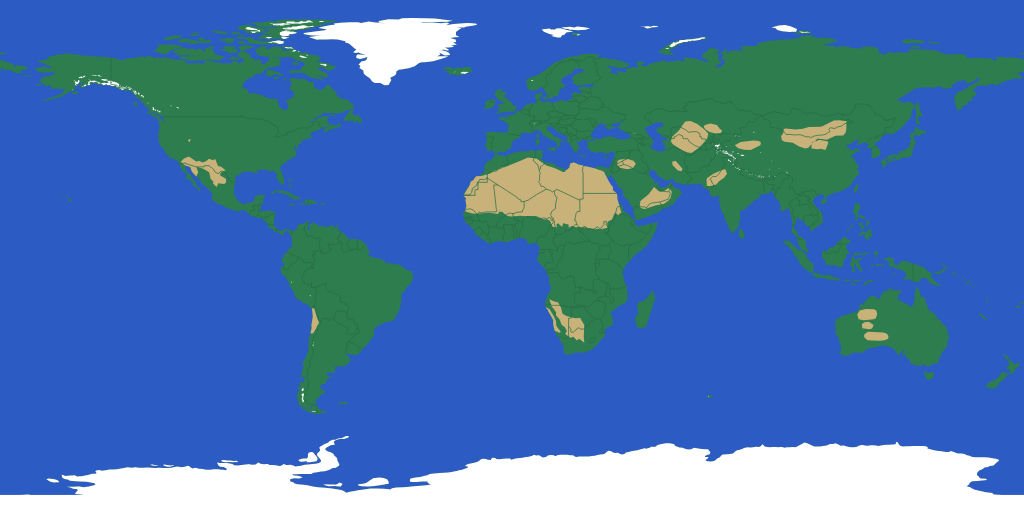
#> input picture apps/mobile/assets/earth-1024.png, 1024 x 512 px, given in place of land.png, which was not available; the run also reads 1 picture not shown here
$ python bake-sdf.py
#> lines starting #> are read from the running program, lines starting #| are printed output that depends on the picture; after the words box and inside, x2 and y2 are one past the last pixel; in counts of white or black regions, pixels touching at a corner belong together; pictures that were not available may be replaced by others from this repository, and a replacement may not be noted
"""Turns the masks from bake-earth.ts into the globe's distance-field images.

earth-sdf.png (4096x2048, RGB): land, desert and ice as signed distances to
their edges, 128 on the edge, brighter inside, 16 levels per texel, out to
8 texels either side. earth-borders.png (4096x2048, RGB): R is the distance
to the nearest country border's centre line, 64 levels per texel, out to 4
texels; G is the same distance signed by which side of the line the texel is
on, 128 on the line, 32 levels per texel. Plain distances form a V across a
line, which blends between texels into a line that fades when magnified; the
signed one crosses zero exactly on the line, so the shader uses it up close.
Area distances are measured on the 8192-wide masks; border distances exactly,
from points every 1/20 texel along the lines. Both wrap across the 180th
meridian.
"""
import json

import numpy as np
from PIL import Image
from scipy.ndimage import distance_transform_edt
from scipy.spatial import cKDTree

PAD = 128  # columns copied from the other side, so distances wrap at 180°


def mask(name):
#> called with name = 'land'
    m = np.asarray(Image.open(f"scripts/.masks/{name}.png").convert("L")) > 127
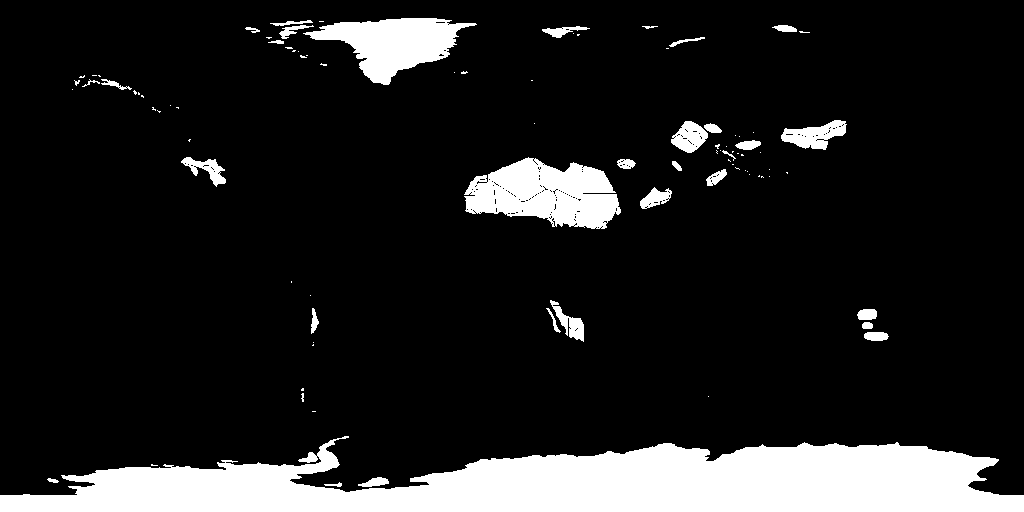
#> m: shape (512, 1024) bool; 13.1% white; 92 white regions (60 under 20 px), largest, box (x1, y1, x2, y2) and area: (0, 436, 1024, 512) 49215, (464, 157, 621, 229) 7426, (303, 18, 477, 85) 5656
    return np.concatenate([m[:, -PAD:], m, m[:, :PAD]], axis=1)
#> returned value: shape (512, 1280) bool; 11.9% white; 100 white regions (65 under 20 px), largest, box (x1, y1, x2, y2) and area: (0, 436, 1280, 512) 58737, (592, 157, 749, 229) 7426, (431, 18, 605, 85) 5656


def unpad_half(d):
    # back to the original width, sampled at the centres of 4096x2048 texels, in output texels
    d = d[:, PAD:-PAD]
    return 0.5 * (d[0::2, 0::2] + d[1::2, 1::2] + d[0::2, 1::2] + d[1::2, 0::2]) / 4


def signed(name):
    m = mask(name)
    inside = distance_transform_edt(m)
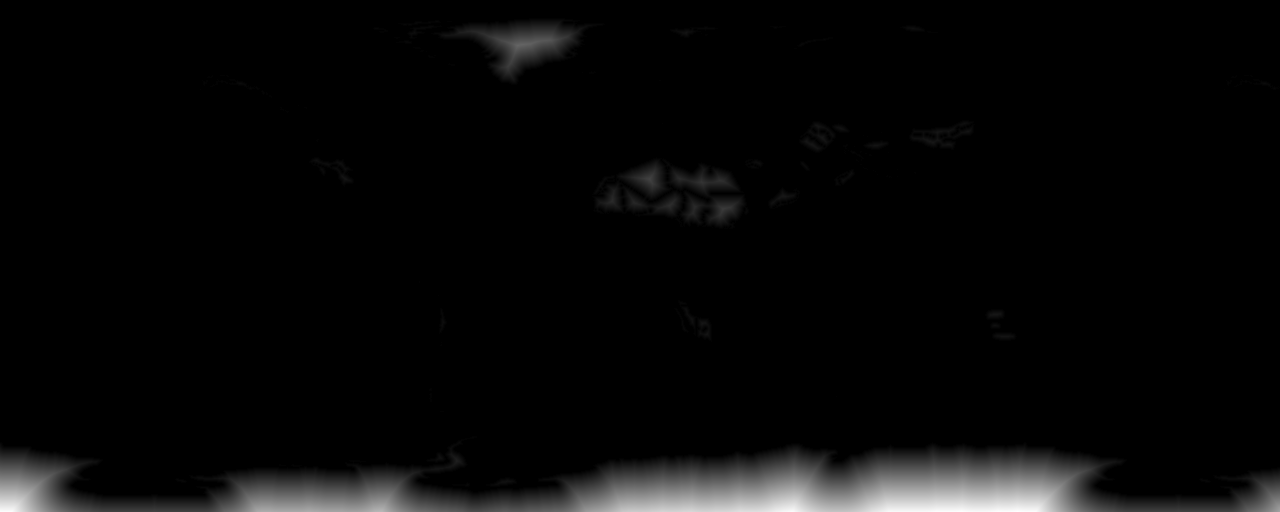
#> inside: shape (512, 1280) float64; min 0, max 66.91, mean 2.2; drawn with min black and max white
    outside = distance_transform_edt(~m)
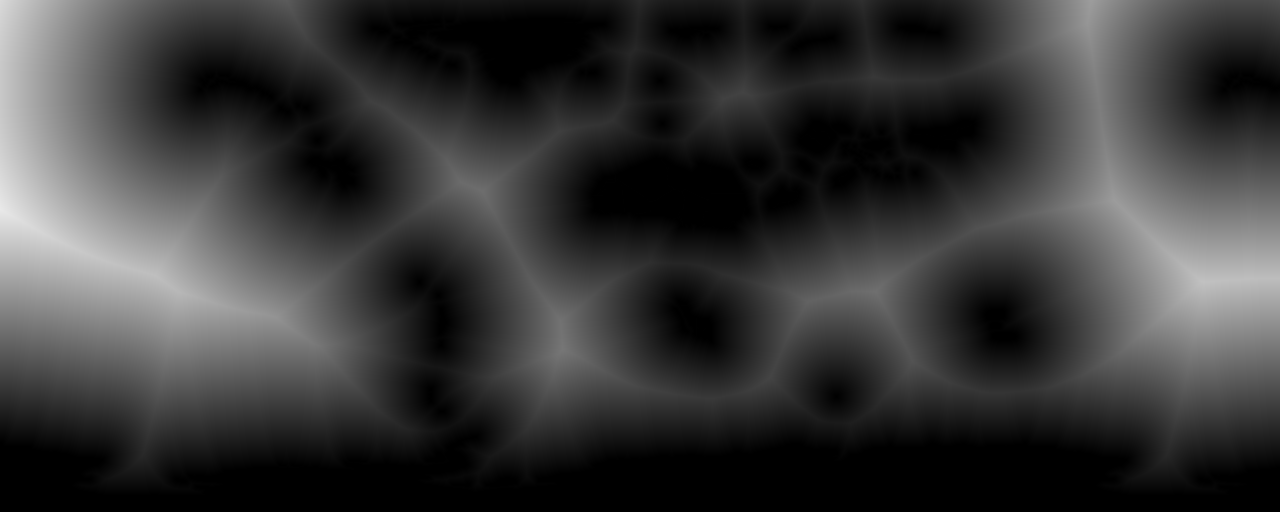
#> outside: shape (512, 1280) float64; min 0, max 233, mean 56.5
    return unpad_half(inside - outside)
#> in unpad_half, `d = d[:, PAD:-PAD]`:
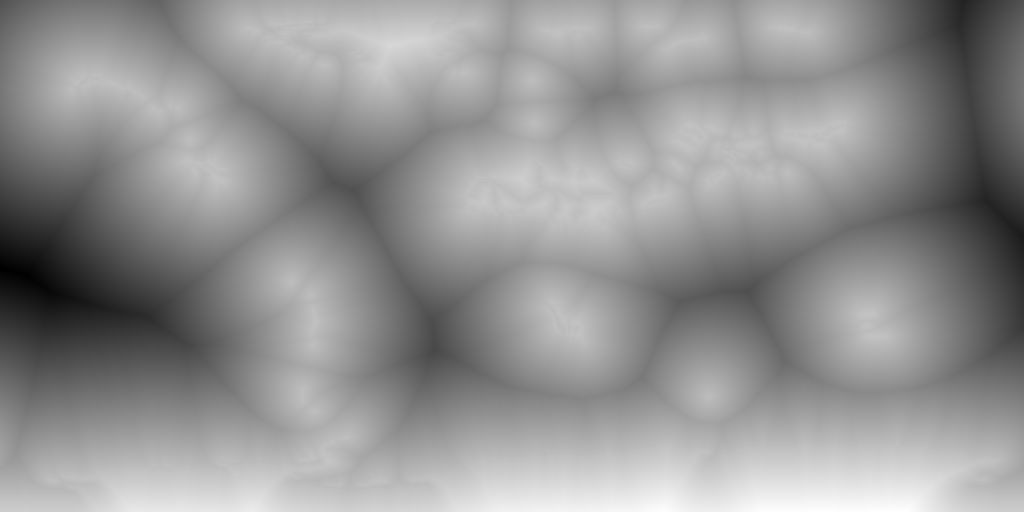
#> d: shape (512, 1024) float64; min -192.4, max 66.91, mean -43.4; drawn with min black and max white


rgb = np.stack([signed(n) for n in ("land", "desert", "ice")], axis=-1)
#> call 2 of signed, with name = 'desert'
#> call 2 of mask, with name = 'desert'
#> in mask (call 2), `m = np.asarray(Image.open(f"scripts/.masks/{name}.png").convert("L")) ..`: m: shape (1024, 2048) bool; 13% white; 121 white regions (63 under 20 px), largest, box (x1, y1, x2, y2) and area: (0, 872, 2048, 1024) 195371, (928, 315, 1243, 459) 30353, (607, 36, 954, 171) 22298
#> in mask (call 2), `return np.concatenate([m[:, -PAD:], m, m[:, :PAD]], axis=1)`:
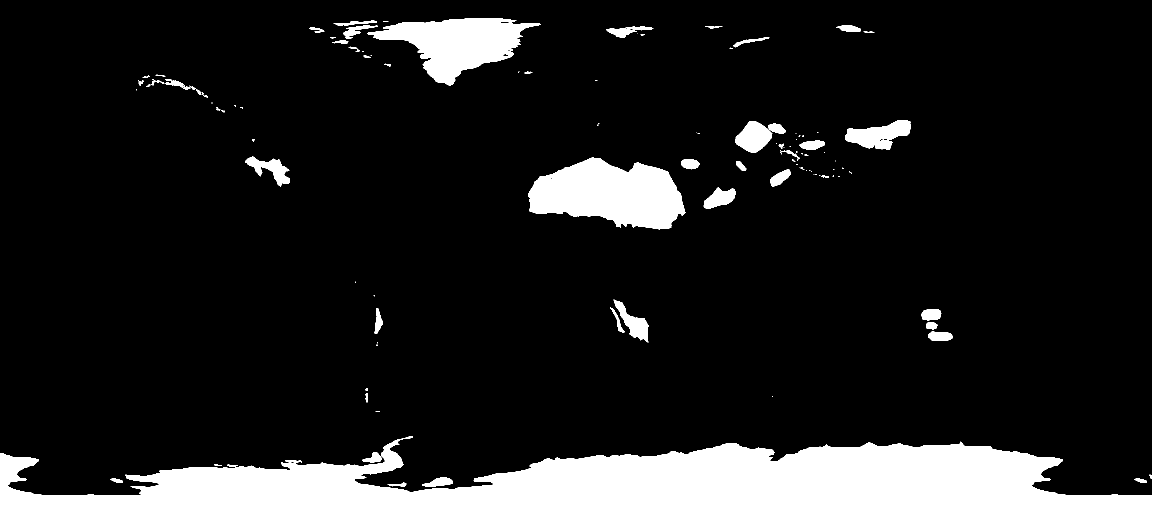
#> returned value: shape (1024, 2304) bool (shown at 1/2 size); 12.1% white; 123 white regions (63 under 20 px), largest, box (x1, y1, x2, y2) and area: (0, 872, 2304, 1024) 207722, (1056, 315, 1371, 459) 30353, (735, 36, 1082, 171) 22298
#> in signed (call 2), `inside = distance_transform_edt(m)`:
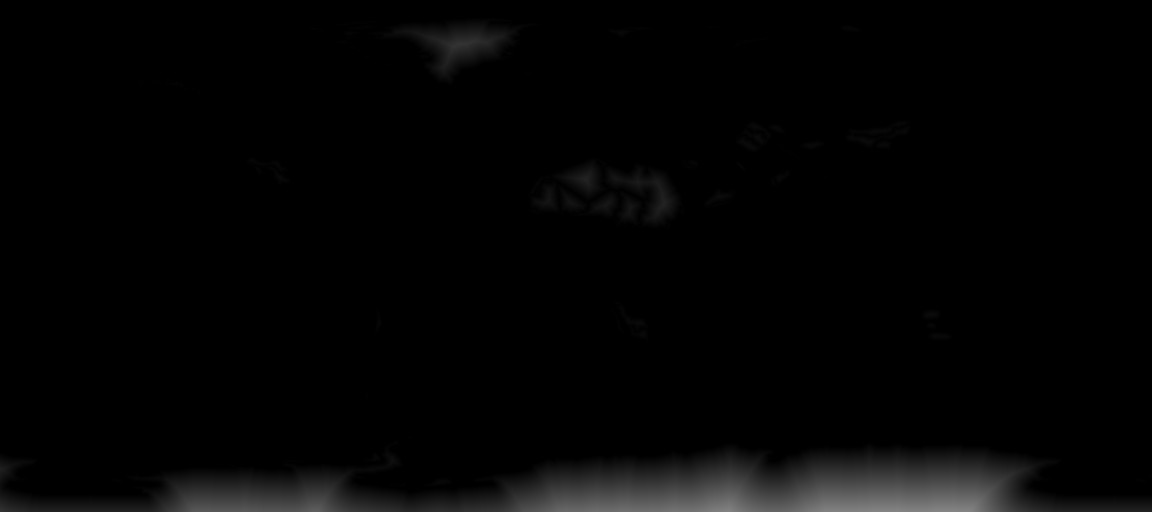
#> inside: shape (1024, 2304) float64 (shown at 1/2 size); min 0, max 134.1, mean 4.4
#> in signed (call 2), `outside = distance_transform_edt(~m)`:
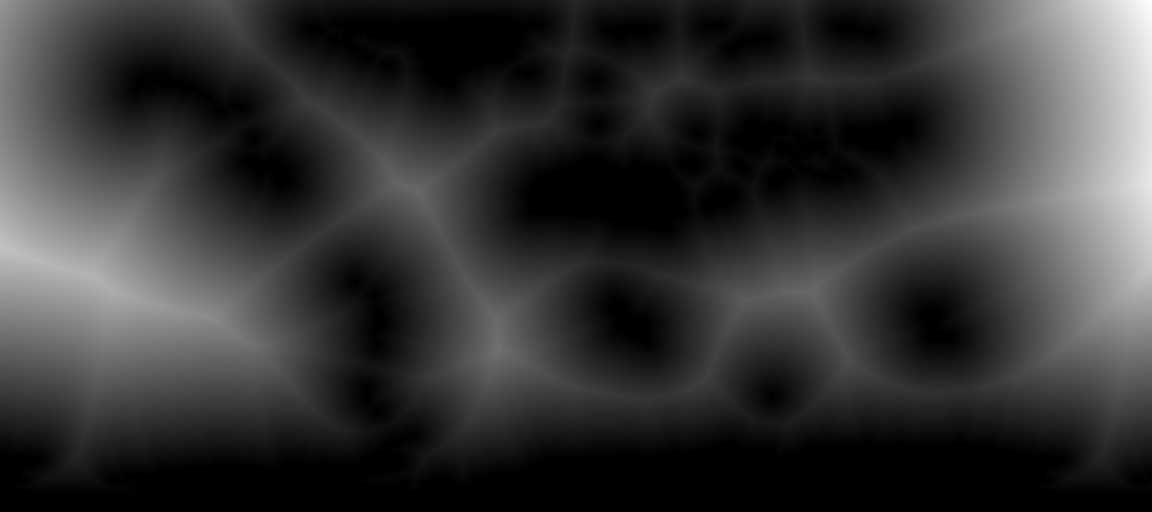
#> outside: shape (1024, 2304) float64 (shown at 1/2 size); min 0, max 540.7, mean 111.4; drawn with min black and max white
#> (the run stopped early here; a loop or call above may not have finished)
